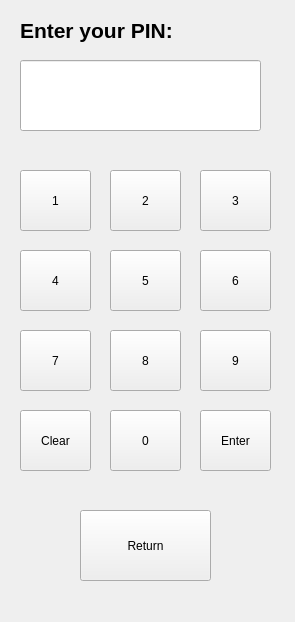
<?xml version="1.0" encoding="UTF-8"?>
<ui version="4.0">
 <class>PinUI</class>
 <widget class="QWidget" name="PinUI">
  <property name="geometry">
   <rect>
    <x>0</x>
    <y>0</y>
    <width>295</width>
    <height>622</height>
   </rect>
  </property>
  <property name="windowTitle">
   <string>Form</string>
  </property>
  <widget class="QPushButton" name="pushButton">
   <property name="geometry">
    <rect>
     <x>80</x>
     <y>510</y>
     <width>131</width>
     <height>71</height>
    </rect>
   </property>
   <property name="text">
    <string>Return</string>
   </property>
  </widget>
  <widget class="QLineEdit" name="lineEdit">
   <property name="geometry">
    <rect>
     <x>20</x>
     <y>60</y>
     <width>241</width>
     <height>71</height>
    </rect>
   </property>
   <property name="font">
    <font>
     <pointsize>36</pointsize>
    </font>
   </property>
   <property name="text">
    <string/>
   </property>
  </widget>
  <widget class="QLabel" name="label">
   <property name="geometry">
    <rect>
     <x>20</x>
     <y>10</y>
     <width>221</width>
     <height>41</height>
    </rect>
   </property>
   <property name="font">
    <font>
     <pointsize>16</pointsize>
     <bold>true</bold>
    </font>
   </property>
   <property name="text">
    <string>Enter your PIN:</string>
   </property>
  </widget>
  <widget class="QPushButton" name="btn1">
   <property name="geometry">
    <rect>
     <x>20</x>
     <y>170</y>
     <width>71</width>
     <height>61</height>
    </rect>
   </property>
   <property name="text">
    <string>1</string>
   </property>
  </widget>
  <widget class="QPushButton" name="btn2">
   <property name="geometry">
    <rect>
     <x>110</x>
     <y>170</y>
     <width>71</width>
     <height>61</height>
    </rect>
   </property>
   <property name="text">
    <string>2</string>
   </property>
  </widget>
  <widget class="QPushButton" name="btn3">
   <property name="geometry">
    <rect>
     <x>200</x>
     <y>170</y>
     <width>71</width>
     <height>61</height>
    </rect>
   </property>
   <property name="text">
    <string>3</string>
   </property>
  </widget>
  <widget class="QPushButton" name="btn4">
   <property name="geometry">
    <rect>
     <x>20</x>
     <y>250</y>
     <width>71</width>
     <height>61</height>
    </rect>
   </property>
   <property name="text">
    <string>4</string>
   </property>
  </widget>
  <widget class="QPushButton" name="btn5">
   <property name="geometry">
    <rect>
     <x>110</x>
     <y>250</y>
     <width>71</width>
     <height>61</height>
    </rect>
   </property>
   <property name="text">
    <string>5</string>
   </property>
  </widget>
  <widget class="QPushButton" name="btn6">
   <property name="geometry">
    <rect>
     <x>200</x>
     <y>250</y>
     <width>71</width>
     <height>61</height>
    </rect>
   </property>
   <property name="text">
    <string>6</string>
   </property>
  </widget>
  <widget class="QPushButton" name="btn7">
   <property name="geometry">
    <rect>
     <x>20</x>
     <y>330</y>
     <width>71</width>
     <height>61</height>
    </rect>
   </property>
   <property name="text">
    <string>7</string>
   </property>
  </widget>
  <widget class="QPushButton" name="btn8">
   <property name="geometry">
    <rect>
     <x>110</x>
     <y>330</y>
     <width>71</width>
     <height>61</height>
    </rect>
   </property>
   <property name="text">
    <string>8</string>
   </property>
  </widget>
  <widget class="QPushButton" name="btn9">
   <property name="geometry">
    <rect>
     <x>200</x>
     <y>330</y>
     <width>71</width>
     <height>61</height>
    </rect>
   </property>
   <property name="text">
    <string>9</string>
   </property>
  </widget>
  <widget class="QPushButton" name="btn0">
   <property name="geometry">
    <rect>
     <x>110</x>
     <y>410</y>
     <width>71</width>
     <height>61</height>
    </rect>
   </property>
   <property name="text">
    <string>0</string>
   </property>
  </widget>
  <widget class="QPushButton" name="btnClear">
   <property name="geometry">
    <rect>
     <x>20</x>
     <y>410</y>
     <width>71</width>
     <height>61</height>
    </rect>
   </property>
   <property name="text">
    <string>Clear</string>
   </property>
  </widget>
  <widget class="QPushButton" name="btnEnter">
   <property name="geometry">
    <rect>
     <x>200</x>
     <y>410</y>
     <width>71</width>
     <height>61</height>
    </rect>
   </property>
   <property name="text">
    <string>Enter</string>
   </property>
  </widget>
 </widget>
 <resources/>
 <connections/>
</ui>
